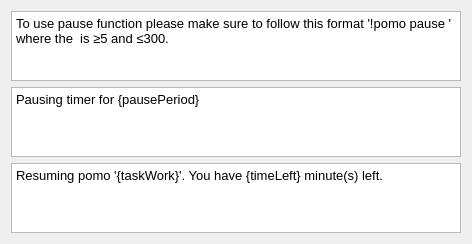
              <widget class="QWidget" name="page_4">
               <property name="geometry">
                <rect>
                 <x>0</x>
                 <y>0</y>
                 <width>468</width>
                 <height>243</height>
                </rect>
               </property>
               <property name="font">
                <font>
                 <pointsize>12</pointsize>
                </font>
               </property>
               <attribute name="label">
                <string>!pomo pause/resume</string>
               </attribute>
               <layout class="QVBoxLayout" name="verticalLayout_8">
                <item>
                 <widget class="QPlainTextEdit" name="pauseInfo">
                  <property name="sizePolicy">
                   <sizepolicy hsizetype="Expanding" vsizetype="Maximum">
                    <horstretch>0</horstretch>
                    <verstretch>0</verstretch>
                   </sizepolicy>
                  </property>
                  <property name="minimumSize">
                   <size>
                    <width>450</width>
                    <height>0</height>
                   </size>
                  </property>
                  <property name="font">
                   <font>
                    <pointsize>10</pointsize>
                   </font>
                  </property>
                  <property name="plainText">
                   <string>To use pause function please make sure to follow this format '!pomo pause &lt;pause period&gt;' where the &lt;pause period&gt; is ≥5 and ≤300.</string>
                  </property>
                 </widget>
                </item>
                <item>
                 <widget class="QPlainTextEdit" name="pauseTrigger">
                  <property name="font">
                   <font>
                    <pointsize>10</pointsize>
                   </font>
                  </property>
                  <property name="plainText">
                   <string>Pausing timer for {pausePeriod}</string>
                  </property>
                 </widget>
                </item>
                <item>
                 <widget class="QPlainTextEdit" name="resumeTrigger">
                  <property name="font">
                   <font>
                    <pointsize>10</pointsize>
                   </font>
                  </property>
                  <property name="plainText">
                   <string>Resuming pomo '{taskWork}'. You have {timeLeft} minute(s) left.</string>
                  </property>
                 </widget>
                </item>
               </layout>
              </widget>
